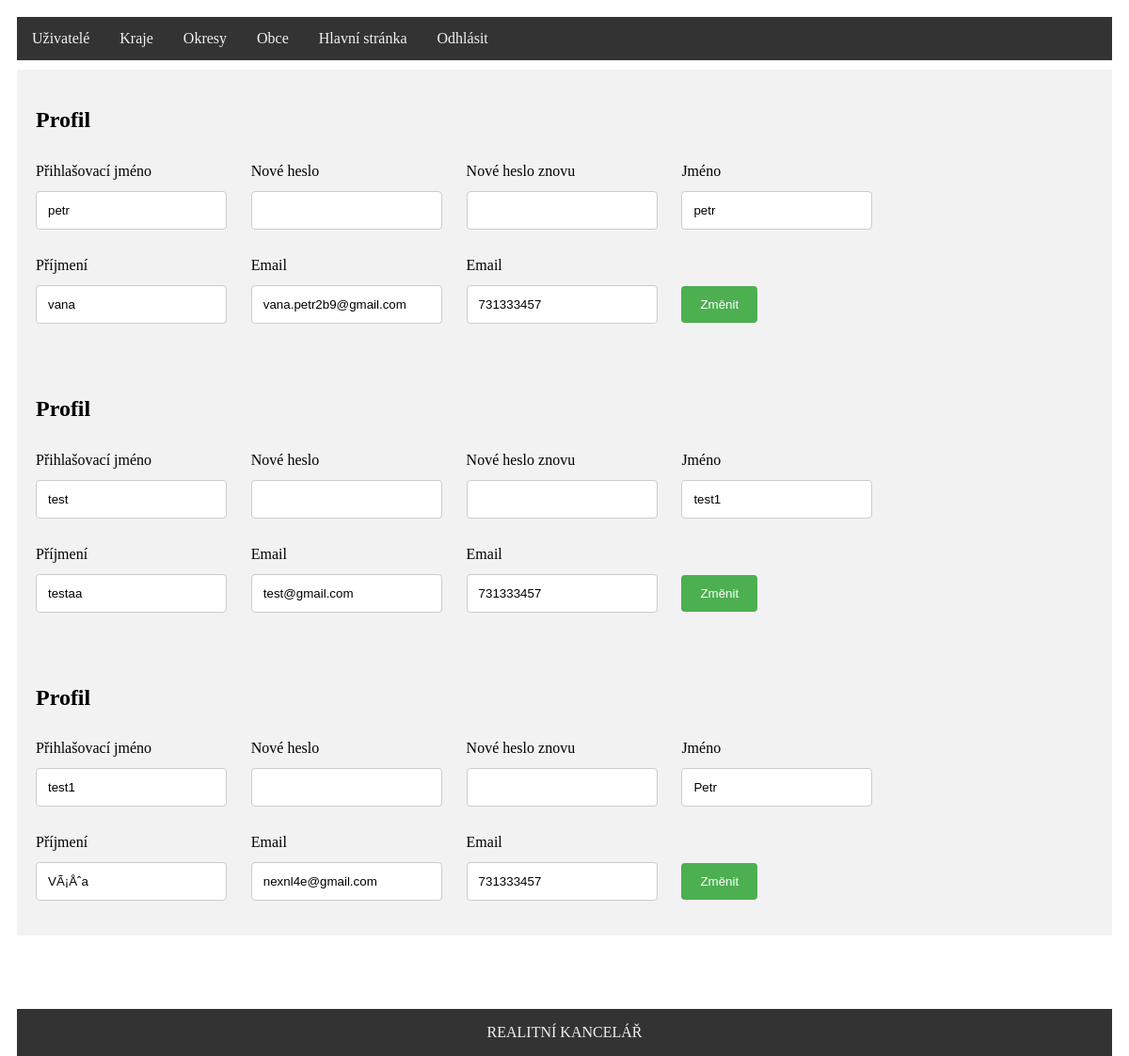
/team-work/code/admin/uzivatele.php (signed in), run on the app's committed database.
### tables this page shows
CREATE TABLE `uzivatele` (
  `id` int(11) NOT NULL,
  `prihlasovaci_jmeno` varchar(40) NOT NULL,
  `heslo` varchar(200) NOT NULL,
  `opravneni` int(2) NOT NULL,
  `jmeno` varchar(60) NOT NULL,
  `prijmeni` varchar(80) NOT NULL,
  `email` varchar(100) NOT NULL,
  `telefon` varchar(20) NOT NULL
);

### team-work/code/controllers/CUzivatel.php (called while the page is built, shortened)
<?php
class CUzivatel {
    public static function selectUzivatele($clause, $array) {
        $db = DbInfo::getinfo();
        $select = $db->prepare("Select * from `uzivatele` $clause");
        $select->execute($array);
        $index = 0;
        $uzivatele = NULL;
        $rows = $select->fetchAll();
        foreach ($rows as $row) {
            $uzivatele[$index++] = new Uzivatel($row["id"], $row["prihlasovaci_jmeno"], $row["heslo"], $row["opravneni"], $row["jmeno"], $row["prijmeni"], $row["email"], $row["telefon"]);
        }
        return $uzivatele;
    }
}

### team-work/code/model/Uzivatel.php (called while the page is built, shortened)
<?php
class Uzivatel {
    private $prihlasovaci_jmeno;
    private $jmeno;
    private $prijmeni;
    private $email;
    private $telefon;
    public function __construct($id, $prihlasovaci_jmeno, $heslo, $opravneni, $jmeno, $prijmeni, $email, $telefon) {
        $this->prihlasovaci_jmeno = $prihlasovaci_jmeno;
        $this->jmeno = $jmeno;
        $this->prijmeni = $prijmeni;
        $this->email = $email;
        $this->telefon = $telefon;
    }
    public function getPrihlasovaci_jmeno() {
        return $this->prihlasovaci_jmeno;
    }
    public function getJmeno() {
        return $this->jmeno;
    }
    public function getPrijmeni() {
        return $this->prijmeni;
    }
    public function getEmail() {
        return $this->email;
    }
    public function getTelefon() {
        return $this->telefon;
    }
}

### team-work/code/admin/uzivatele.php (the view, shortened to what this page needs)
<!DOCTYPE html>
<html>
    <head>
        <link rel="stylesheet" href="../styles.css">
        <link rel="stylesheet" href="https://cdnjs.cloudflare.com/ajax/libs/font-awesome/4.7.0/css/font-awesome.min.css">
    </head>
    <body>
        <div class="grid-container">
            <div class="item1" id="myTopnav">
                <?php
                require_once 'menu.php';
                ?>
            </div>
            <div class="item2">
                <?php
                $select = CUzivatel::selectUzivatele("where opravneni > ?",[1]);
                $page = htmlspecialchars('controllers/CProfil.php');
                foreach ($select as $uzivatel) {
                    echo "<div id='zmena-udaju'>
                <h2>Profil</h2>
            <form method='post' action='$page'>
            <input type='hidden' name='id' value=" . $uzivatel->getId() . ">
                <div class='uzivatele'>
                    <div class='row-uzivatele'>
                    <label>Přihlašovací jméno</label><input required type='text' name='prihlasovaci_jmeno' value='" . $uzivatel->getPrihlasovaci_jmeno() . "'>
                    </div>
                    <div class='row-uzivatele'>
                    <label>Nové heslo</label> <input type='password' name='heslo'>
                    </div>
                    <div class='row-uzivatele'>
                    <label>Nové heslo znovu</label> <input type='password' name='heslo2'>
                    </div>
                    <div class='row-uzivatele'>
                    <label>Jméno</label><input required type='text' name='jmeno' value='" . $uzivatel->getJmeno() . "'>
                    </div>
                    <div class='row-uzivatele'>
                    <label>Příjmení</label><input required type='text' name='prijmeni' value='" . $uzivatel->getPrijmeni() . "'>
                    </div>
                    <div class='row-uzivatele'>
                    <label>Email</label><input required type='text' name='email' value='" . $uzivatel->getEmail() . "'>
                    </div>
                    <div class='row-uzivatele'>
                    <label>Email</label><input required type='text' name='telefon' value='" . $uzivatel->getTelefon() . "'>
                    </div>
                    <button type='submit'>Změnit</button>
                </div>
        </form></div>";
                }
                ?>
            </div>
            <?php
            require_once '../footer.php';
            ?>
    </body>
</html>

### team-work/code/styles.css (style rules this page uses)
.item1 { grid-area: header; }
.item2 { grid-area: main; }
.grid-container { display: grid; grid-template-areas: 'header' 'main' 'footer'; grid-gap: 10px; padding: 10px; }
.item1 { overflow: hidden; background-color: #333; }
.item2 { margin-bottom: 100px; }
input[type=text],input[type=password], input[type=number], select, textarea { padding: 12px; border: 1px solid #ccc; border-radius: 4px; resize: vertical; }
input[type=submit],button { background-color: #4CAF50; color: white; padding: 12px 20px; border: none; border-radius: 4px; cursor: pointer; }
label { padding: 12px 12px 12px 0; display: block; }
#login, #registrace, #zmena-udaju, #wrap,#nova-nemovitost { padding: 20px; background-color: #f2f2f2; }
.uzivatele input { margin-right: 10px; }
.row-uzivatele { display: inline-block; width: 20%; min-height: 100px; }

### data on the page
uzivatele: prihlasovaci_jmeno "petr", jmeno "petr", prijmeni "vana", email "vana.petr2b9@gmail.com", telefon "731333457"
uzivatele: prihlasovaci_jmeno "test", jmeno "test1", prijmeni "testaa", email "test@gmail.com", telefon "731333457"
uzivatele: prihlasovaci_jmeno "test1", jmeno "Petr", prijmeni "VÃ¡Åˆa", email "nexnl4e@gmail.com", telefon "731333457"
